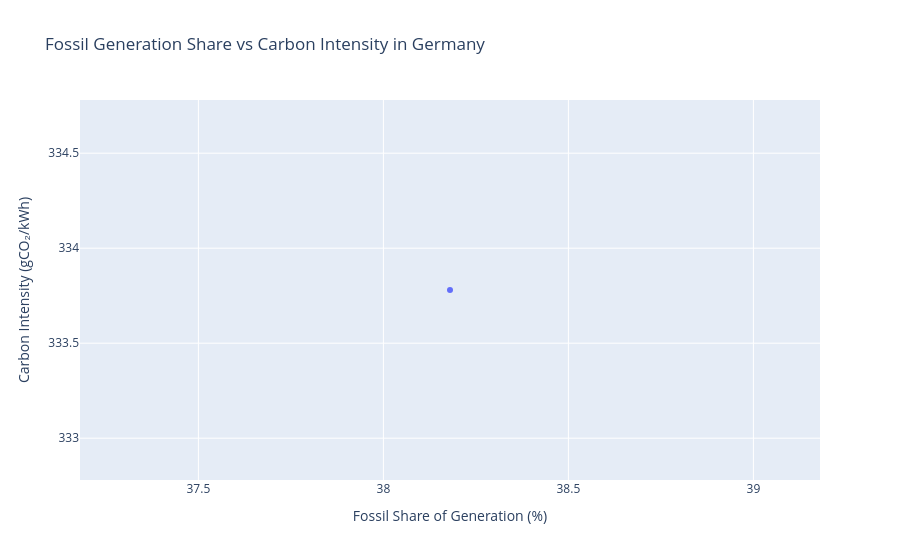

Source (notebook cell):
### Markdown cell above
### Interpretation of Generation Mix and Carbon Intensity

The correlation analysis reveals a very strong relationship between the
German electricity generation mix and carbon intensity.

The fossil generation share has a strong positive correlation with carbon
intensity (r ≈ 0.962). Months with a larger share of fossil electricity
generation therefore tend to have substantially higher carbon intensity.

Conversely, the clean generation share has a strong negative correlation
with carbon intensity (r ≈ -0.962). Higher shares of clean electricity
generation tend to coincide with lower emissions intensity.

Clean and fossil generation shares are perfectly negatively correlated
(r = -1.0). This indicates that the two aggregate shares are complementary
components of the generation mix and contain essentially the same
information in inverse form.

Consequently, both variables should not be treated as independent predictors
in a statistical model because this would introduce perfect multicollinearity.

The correlation results provide strong evidence of association, but they do
not by themselves establish causality.

### Code cell
fig = px.scatter(
    germany_mix_carbon,
    x="fossil_share_pct",
    y="emissions_intensity_gco2_per_kwh",
    trendline="ols",
    title="Fossil Generation Share vs Carbon Intensity in Germany",
    labels={
        "fossil_share_pct": "Fossil Share of Generation (%)",
        "emissions_intensity_gco2_per_kwh": "Carbon Intensity (gCO₂/kWh)",
    },
)

fig.show()

### Figure 1 — Plotly figure (JSON) as saved in the notebook; plotly's stock layout.template omitted (floating-point values rounded to 4 significant figures)
{"data": [{"hovertemplate": "Fossil Share of Generation (%)=%{x}<br>Carbon Intensity (gCO₂/kWh)=%{y}<extra></extra>", "legendgroup": "", "marker": {"color": "#636efa", "symbol": "circle"}, "mode": "markers", "name": "", "orientation": "v", "showlegend": false, "type": "scatter", "x": [38.18], "xaxis": "x", "y": [333.8], "yaxis": "y"}, {"hovertemplate": "<extra></extra>", "legendgroup": "", "marker": {"color": "#636efa", "symbol": "circle"}, "mode": "lines", "name": "", "showlegend": false, "type": "scatter", "xaxis": "x", "yaxis": "y"}], "layout": {"legend": {"tracegroupgap": 0}, "title": {"text": "Fossil Generation Share vs Carbon Intensity in Germany"}, "xaxis": {"anchor": "y", "domain": [0, 1], "title": {"text": "Fossil Share of Generation (%)"}}, "yaxis": {"anchor": "x", "domain": [0, 1], "title": {"text": "Carbon Intensity (gCO₂/kWh)"}}}}
